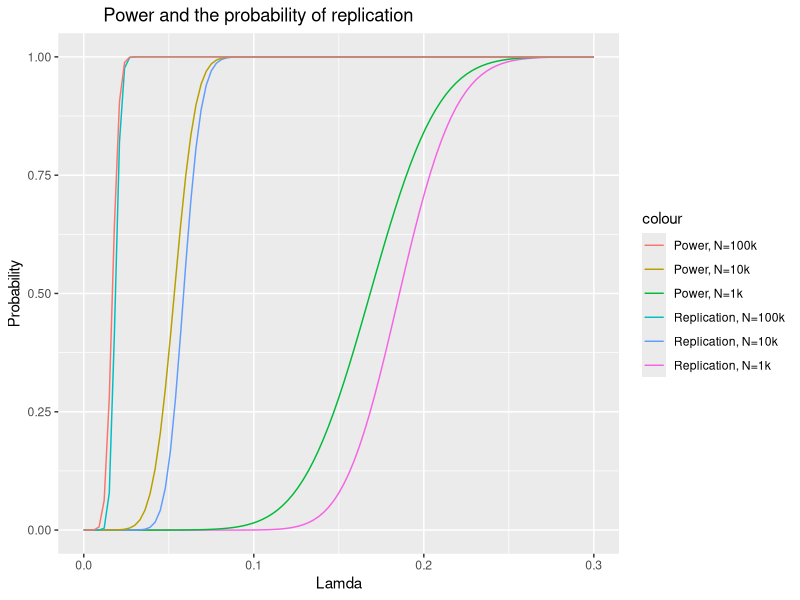

This chart was generated by the following R code:
library(ggplot2)

# power <- function(lamda) {
#   N=10000
#   power <- pnorm(5.2+lamda*sqrt(N))+1-pnorm(-5.2+lamda*sqrt(N))
#   return(power)
# }

power_1k <- function(lamda) {
  alphaStar = .0000001
  N=1000
  power <- pnorm(qnorm(alphaStar/2)+lamda*sqrt(N))+1-pnorm(-qnorm(alphaStar/2)+lamda*sqrt(N))
  return(power)
}

powerSquared_1k <- function(lamda){
  power_1k(lamda)*power_1k(lamda)
}


power_10k <- function(lamda) {
  alphaStar = .0000001
  N=10000
  power <- pnorm(qnorm(alphaStar/2)+lamda*sqrt(N))+1-pnorm(-qnorm(alphaStar/2)+lamda*sqrt(N))
  return(power)
}

powerSquared_10k <- function(lamda){
  power_10k(lamda)*power_10k(lamda)
}

power_100k <- function(lamda) {
  alphaStar = .0000001
  N=100000
  power <- pnorm(qnorm(alphaStar/2)+lamda*sqrt(N))+1-pnorm(-qnorm(alphaStar/2)+lamda*sqrt(N))
  return(power)
}

powerSquared_100k <- function(lamda){
  power_100k(lamda)*power_100k(lamda)
}


plot<-ggplot(data.frame(x=c(0,0.11)), aes(x=x))+xlab("Lamda")+ylab("Probability")+
    stat_function(fun=powerSquared_1k, geom="line", aes(colour="Replication, N=1k"))+
    stat_function(fun=power_1k, geom="line", aes(colour="Power, N=1k"))+
    stat_function(fun=powerSquared_10k, geom="line", aes(colour="Replication, N=10k"))+
    stat_function(fun=power_10k, geom="line", aes(colour="Power, N=10k"))+
    stat_function(fun=powerSquared_100k, geom="line", aes(colour="Replication, N=100k"))+
    stat_function(fun=power_100k, geom="line", aes(colour="Power, N=100k"))+
    ggtitle("         Power and the probability of replication")+
    xlim(0,0.3)

ggsave(filename = "Power&BothReplication_ProbabilityCurve.jpg")


